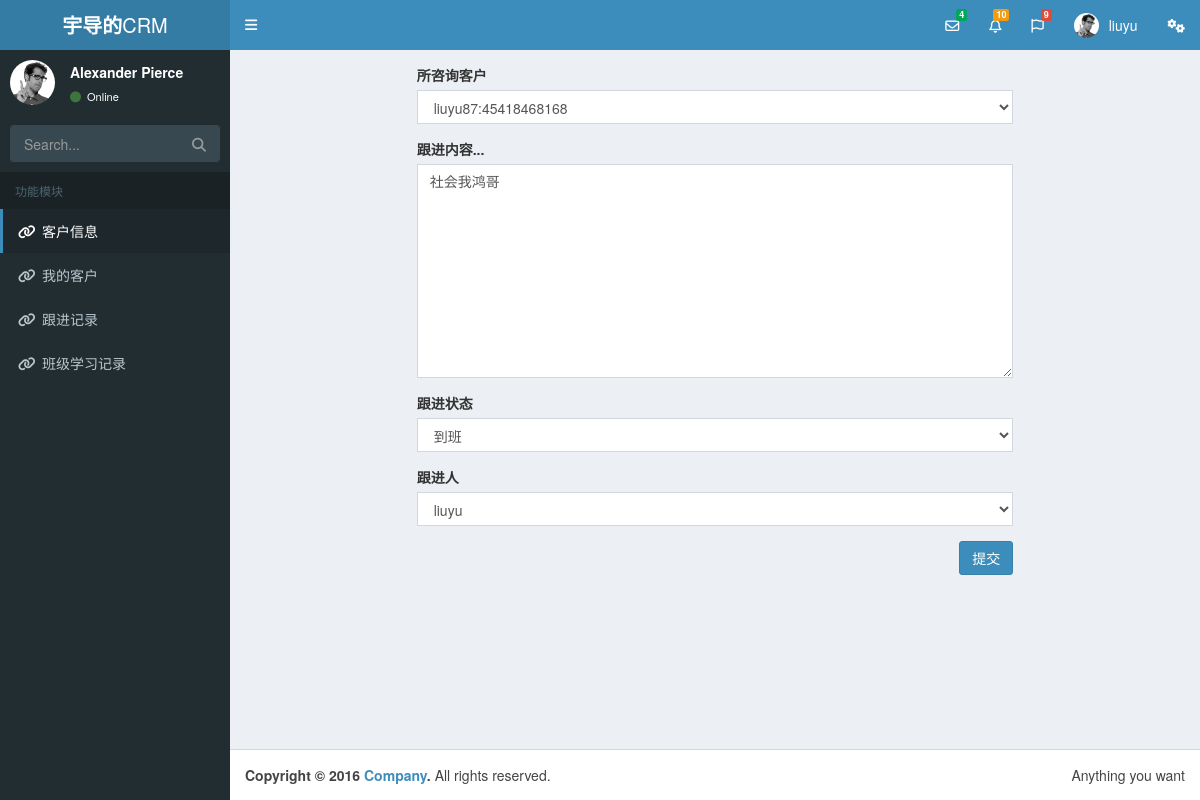
/consultrecord/edit/1/ (signed in), run on the app's committed database.
### nbapp1/models.py (models this page shows)
class UserInfo(AbstractUser):
    telephone = models.CharField(max_length=32,null=True)

class ConsultRecord(models.Model):
    customer = models.ForeignKey('Customer', verbose_name="所咨询客户")
    note = models.TextField(verbose_name="跟进内容...")
    status = models.CharField("跟进状态", max_length=8, choices=seek_status_choices, help_text="选择客户此时的状态")
    consultant = models.ForeignKey("UserInfo", verbose_name="跟进人", related_name='records')
    date = models.DateTimeField("跟进日期", auto_now_add=True)
    delete_status = models.BooleanField(verbose_name='删除状态', default=False)

### nbapp1/views.py (the view, shortened to what this page needs)
# urls.py: url(r'^consultrecord/edit/(\d+)/',views.AddRecord.as_view(),name='edit'),
class AddRecord(View):
    def get(self,request,pk=None):
        print(pk)
        consultrecordobj = models.ConsultRecord.objects.filter(pk=pk).first()
        form_obj = form.ConsultRecordModelForm(request,instance=consultrecordobj)
        return render(request,'genjintiaozhuan.html',{'form_obj':form_obj})

### nbapp1/form.py
class ConsultRecordModelForm(forms.ModelForm):
    class Meta:
        model = models.ConsultRecord
        fields = '__all__'
        exclude = ['delete_status',]
    def __init__(self,request,*args,**kwargs):
        super().__init__(*args,**kwargs)
        self.fields['consultant'].queryset = models.UserInfo.objects.filter(pk=request.user.pk)
        self.fields['customer'].queryset = models.Customer.objects.filter(consultant=request.user)
        for key,field in self.fields.items():
            field.widget.attrs.update({
                'class':'form-control',
            })

### nbapp1/models.py (called while the page is built)
    def __str__(self):
        return self.name+":"+self.qq  #主要__str__最好是个字符串昂，不然你会遇到很多的坑，还有我们返回的这两个字段填写数据的时候必须写上数据，必然相加会报错，null类型和str类型不能相加等错误信息。

### templates/genjintiaozhuan.html (shortened to what this page needs)
{% extends 'base.html' %}
{% block content %}
    <div class="container-fluid">
        <div class="row">
            <div class="col-md-8 col-md-offset-2">
                <form action="" method="post" novalidate>
                    {% for field in form_obj %}
                        <div class="form-group">
                            <label for="{{ field.id_for_label }}">{{ field.label }}</label>
                            {{ field }}
                        </div>
                    {% endfor %}
                <button class="btn btn-primary pull-right">提交</button>
                </form>
            </div>
        </div>
    </div>
{% endblock %}

### templates/base.html (shortened to what this page needs)
{% load static %}
<!DOCTYPE html>
<html>
<head>
  <link rel="stylesheet" href="{% static 'adminlte/bower_components/bootstrap/dist/css/bootstrap.min.css' %}">
  <link rel="stylesheet" href="{% static 'adminlte/bower_components/font-awesome/css/font-awesome.min.css' %}">
  <link rel="stylesheet" href="{% static 'adminlte/bower_components/Ionicons/css/ionicons.min.css' %}">
  <link rel="stylesheet" href="{% static 'adminlte/dist/css/AdminLTE.min.css' %}">
  <link rel="stylesheet" href="{% static 'adminlte/dist/css/skins/skin-blue.min.css' %}">
</head>
<body class="hold-transition skin-blue sidebar-mini">
<div class="wrapper">
  <header class="main-header">
    <a href="index2.html" class="logo">
      <span class="logo-lg"><b>宇导的</b>CRM</span>
    </a>
    <nav class="navbar navbar-static-top" role="navigation">
      <a href="#" class="sidebar-toggle" data-toggle="push-menu" role="button">
      </a>
      <div class="navbar-custom-menu">
        <ul class="nav navbar-nav">
          <li class="dropdown messages-menu">
            <a href="#" class="dropdown-toggle" data-toggle="dropdown">
              <i class="fa fa-envelope-o"></i>
              <span class="label label-success">4</span>
            </a>
          </li>
          <li class="dropdown notifications-menu">
            <a href="#" class="dropdown-toggle" data-toggle="dropdown">
              <i class="fa fa-bell-o"></i>
              <span class="label label-warning">10</span>
            </a>
          </li>
          <li class="dropdown tasks-menu">
            <a href="#" class="dropdown-toggle" data-toggle="dropdown">
              <i class="fa fa-flag-o"></i>
              <span class="label label-danger">9</span>
            </a>
          </li>
          <li class="dropdown user user-menu">
            <a href="#" class="dropdown-toggle" data-toggle="dropdown">
              <img src="{% static 'adminlte/dist/img/user2-160x160.jpg' %}" class="user-image" alt="User Image">
              <span class="hidden-xs">{{ request.user.username }}</span>
            </a>
          </li>
          <li>
            <a href="#" data-toggle="control-sidebar"><i class="fa fa-gears"></i></a>
          </li>
        </ul>
      </div>
    </nav>
  </header>
  <aside class="main-sidebar">
    <section class="sidebar">
      <div class="user-panel">
        <div class="pull-left image">
          <img src="{% static 'adminlte/dist/img/user2-160x160.jpg' %}" class="img-circle" alt="User Image">
        </div>
        <div class="pull-left info">
          <p>Alexander Pierce</p>
          <a href="#"><i class="fa fa-circle text-success"></i> Online</a>
        </div>
      </div>
      <form action="#" method="get" class="sidebar-form">
        <div class="input-group">
          <input type="text" name="q" class="form-control" placeholder="Search...">
          <span class="input-group-btn">
              <button type="submit" name="search" id="search-btn" class="btn btn-flat"><i class="fa fa-search"></i>
              </button>
            </span>
        </div>
      </form>
      <ul class="sidebar-menu" data-widget="tree">
        <li class="header">功能模块</li>
        <li class="active"><a href="{% url 'customers' %}"><i class="fa fa-link"></i> <span>客户信息</span></a></li>
        <li><a href="{% url 'mycustomers' %}"><i class="fa fa-link"></i> <span>我的客户</span></a></li>
        <li><a href="{% url 'consultrecord' %}"><i class="fa fa-link"></i> <span>跟进记录</span></a></li>
        <li><a href="{% url 'class' %}"><i class="fa fa-link"></i> <span>班级学习记录</span></a></li>
      </ul>
    </section>
  </aside>
  <div class="content-wrapper">
    <section class="content container-fluid">
      {% block content %}{% endblock %}
    </section>
  </div>
  <footer class="main-footer">
    <div class="pull-right hidden-xs">
      Anything you want
    </div>
    <strong>Copyright &copy; 2016 <a href="#">Company</a>.</strong> All rights reserved.
  </footer>
</div>
</body>
</html>

### data on the page
UserInfo: user.username "liuyu"
ConsultRecord: form_obj "liuyu87:45418468168" "社会我鸿哥" "到班" "liuyu"

### other printed values
{{ field.label }} "所咨询客户" "跟进内容..." "跟进状态" "跟进人"
